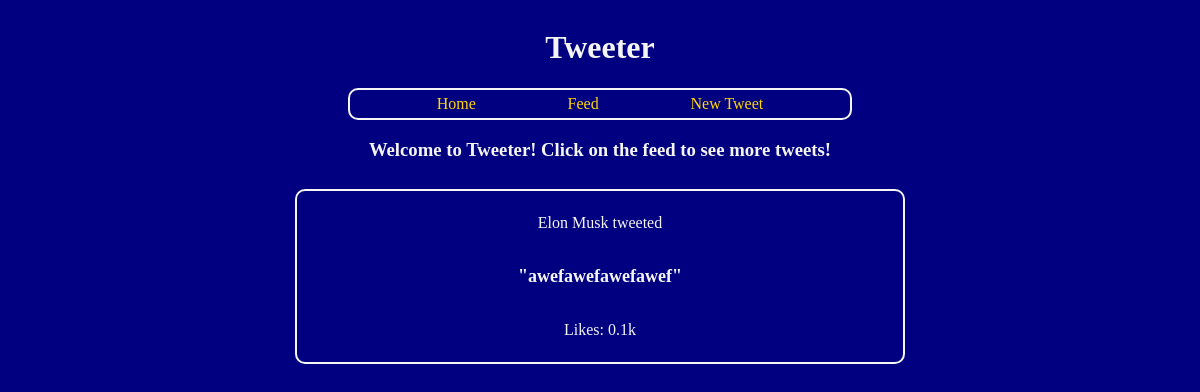
The page / on the database its author committed.
### app/models/db.py (models this page shows, shortened)
class User(db.Model):
    __tablename__ = "users"
    id = db.Column(db.Integer, primary_key=True)
    username = db.Column(db.String(40), nullable=False, unique=True)
    tweets = db.relationship("Tweet", back_populates="author", cascade="all, delete")

class Tweet(db.Model):
    __tablename__ = "tweets"
    id = db.Column(db.Integer, primary_key=True)
    tweet = db.Column(db.String(280), nullable=False)
    likes = db.Column(db.Integer)
    user_id = db.Column(db.Integer, db.ForeignKey("users.id"), nullable=False)
    author = db.relationship("User", back_populates="tweets")

### app/__init__.py (the view)
@app.route("/")
def index():
    tweets = Tweet.query.all()
    random_tweet = choice(tweets)
    return render_template("index.html", tweet=random_tweet)

### app/templates/index.html
{% extends "base.html" %} {% block main %}
<h3>Welcome to Tweeter! Click on the feed to see more tweets!</h3>
<div class="tweet">
    <p>{{ tweet.author.username }} tweeted</p>
    <p>"{{ tweet.tweet }}"</p>
    <p>Likes: {{ tweet.likes / 1000 }}k</p>
</div>
{% endblock %}

### app/static/index.css (style rules this page uses)
body { background-color: navy; color: whitesmoke; display: flex; flex-direction: column; align-items: center; box-sizing: border-box; }
.tweet { width: 50%; display: flex; flex-direction: column; align-items: center; border: 2px solid whitesmoke; border-radius: 10px; padding: 7px; margin: 10px; }
p:nth-child(2) { font-size: 18px; font-weight: bold; }
div { padding: 20px; }

### rows shown on the page
User: author.username "Elon Musk"
Tweet: tweet "awefawefawefawef", tweet.likes/1000 "0.1"
